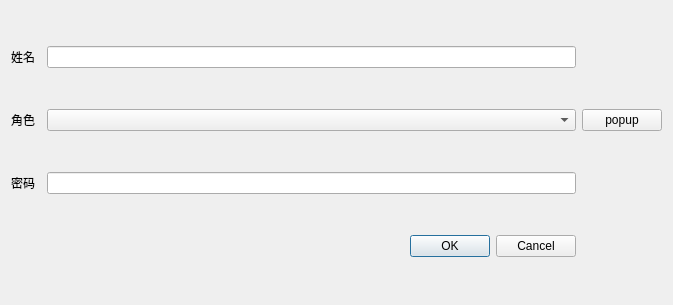
<?xml version="1.0" encoding="UTF-8"?>
<ui version="4.0">
 <class>CDialogBase</class>
 <widget class="QDialog" name="CDialogBase">
  <property name="geometry">
   <rect>
    <x>0</x>
    <y>0</y>
    <width>673</width>
    <height>305</height>
   </rect>
  </property>
  <property name="windowTitle">
   <string>Dialog</string>
  </property>
  <layout class="QGridLayout" name="gridLayout">
   <item row="1" column="0">
    <widget class="QLabel" name="label_gif_3">
     <property name="text">
      <string>角色</string>
     </property>
    </widget>
   </item>
   <item row="0" column="0">
    <widget class="QLabel" name="label_gif">
     <property name="text">
      <string>姓名</string>
     </property>
    </widget>
   </item>
   <item row="1" column="2">
    <widget class="QComboBox" name="cbRole"/>
   </item>
   <item row="2" column="2">
    <widget class="QLineEdit" name="lineEdit_2">
     <property name="echoMode">
      <enum>QLineEdit::PasswordEchoOnEdit</enum>
     </property>
    </widget>
   </item>
   <item row="2" column="0">
    <widget class="QLabel" name="label_gif_2">
     <property name="text">
      <string>密码</string>
     </property>
    </widget>
   </item>
   <item row="0" column="2">
    <widget class="QLineEdit" name="lineEdit"/>
   </item>
   <item row="3" column="0" colspan="3">
    <widget class="QDialogButtonBox" name="buttonBox">
     <property name="orientation">
      <enum>Qt::Horizontal</enum>
     </property>
     <property name="standardButtons">
      <set>QDialogButtonBox::Cancel|QDialogButtonBox::Ok</set>
     </property>
    </widget>
   </item>
   <item row="1" column="3">
    <widget class="QPushButton" name="btnPopup">
     <property name="text">
      <string>popup</string>
     </property>
    </widget>
   </item>
  </layout>
 </widget>
 <resources/>
 <connections>
  <connection>
   <sender>buttonBox</sender>
   <signal>accepted()</signal>
   <receiver>CDialogBase</receiver>
   <slot>accept()</slot>
   <hints>
    <hint type="sourcelabel">
     <x>248</x>
     <y>254</y>
    </hint>
    <hint type="destinationlabel">
     <x>157</x>
     <y>274</y>
    </hint>
   </hints>
  </connection>
  <connection>
   <sender>buttonBox</sender>
   <signal>rejected()</signal>
   <receiver>CDialogBase</receiver>
   <slot>reject()</slot>
   <hints>
    <hint type="sourcelabel">
     <x>316</x>
     <y>260</y>
    </hint>
    <hint type="destinationlabel">
     <x>286</x>
     <y>274</y>
    </hint>
   </hints>
  </connection>
 </connections>
</ui>
